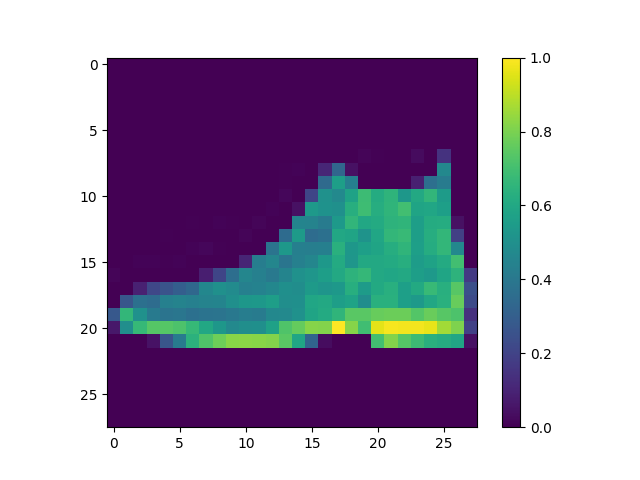
#> input picture output.png, 640 x 480 px
$ python convolution_pooling.py
#> lines starting #> are read from the running program, lines starting #| are printed output that depends on the picture
import cv2
import numpy as np
import matplotlib.pyplot as plt

# -------------------------
# LOAD IMAGE (grayscale)
# -------------------------

i = cv2.imread("output.png", 0)
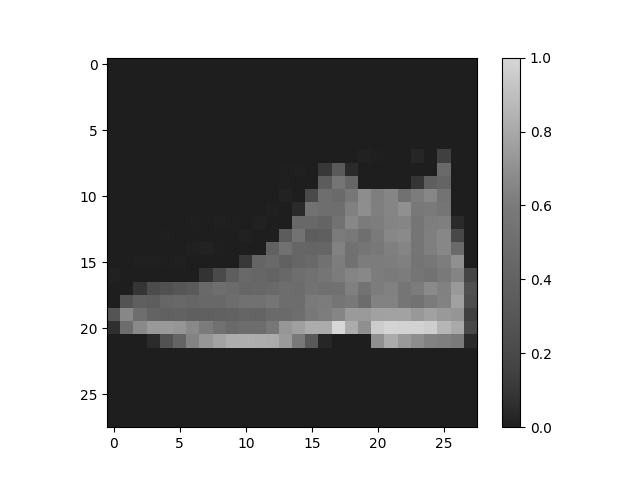
#> i: shape (480, 640); min 0, max 255, mean 162.2

if i is None:
    print("Image not found. Make sure output.png exists in this folder.")
    exit()

# Resize small 28x28 image for better visualization
i = cv2.resize(i, (256, 256))
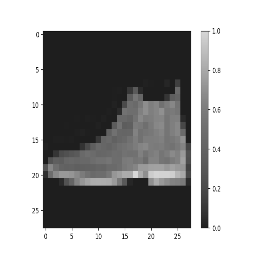
#> i: shape (256, 256); min 11, max 255, mean 163

# Convert to signed integer to avoid overflow during convolution
i = i.astype(np.int32)
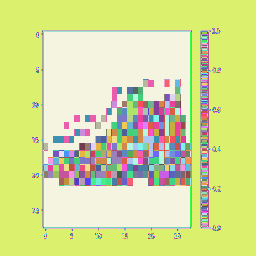
#> i: shape (256, 256) int32; 233 distinct labels, from 11 to 255; one colour per label, 0 black

print("Image shape:", i.shape)
#| Image shape: (256, 256)

# -------------------------
# COPY IMAGE
# -------------------------

i_transformed = np.copy(i)
size_x = i_transformed.shape[0]
#> size_x = 256
size_y = i_transformed.shape[1]
#> size_y = 256

# -------------------------
# CONVOLUTION FILTER
# -------------------------

# Vertical edge detection filter
filter = [[-1, 0, 1],
          [-2, 0, 2],
          [-1, 0, 1]]

weight = 1

# Apply convolution
for x in range(1, size_x - 1):
    for y in range(1, size_y - 1):

        output_pixel = 0

        output_pixel += i[x-1, y-1] * filter[0][0]
        output_pixel += i[x,   y-1] * filter[0][1]
        output_pixel += i[x+1, y-1] * filter[0][2]
        output_pixel += i[x-1, y]   * filter[1][0]
        output_pixel += i[x,   y]   * filter[1][1]
        output_pixel += i[x+1, y]   * filter[1][2]
        output_pixel += i[x-1, y+1] * filter[2][0]
        output_pixel += i[x,   y+1] * filter[2][1]
        output_pixel += i[x+1, y+1] * filter[2][2]

        output_pixel *= weight

        # Clamp result between 0–255
        output_pixel = max(0, min(255, output_pixel))

        i_transformed[x, y] = output_pixel
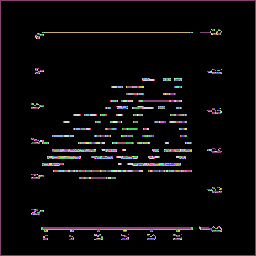
#> i_transformed: shape (256, 256) int32; 248 distinct labels, from 0 to 255; one colour per label, 0 black

# -------------------------
# MAX POOLING (2x2)
# -------------------------

new_x = size_x // 2
#> new_x = 128
new_y = size_y // 2
#> new_y = 128

newImage = np.zeros((new_x, new_y), dtype=np.int32)

for x in range(0, size_x - 1, 2):
    for y in range(0, size_y - 1, 2):

        pixels = [
            i_transformed[x, y],
            i_transformed[x+1, y],
            i_transformed[x, y+1],
            i_transformed[x+1, y+1]
        ]

        newImage[x // 2, y // 2] = max(pixels)
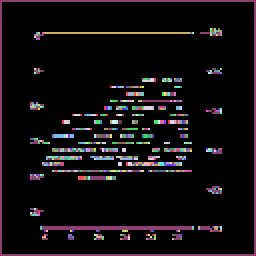
#> newImage: shape (128, 128) int32 (shown 2 times larger); 201 distinct labels, from 0 to 255; one colour per label, 0 black

# -------------------------
# DISPLAY RESULTS
# -------------------------

plt.figure(figsize=(15, 5))

plt.subplot(1, 3, 1)
plt.imshow(i, cmap='gray')
plt.title("Original Image")
plt.axis('off')

plt.subplot(1, 3, 2)
plt.imshow(i_transformed, cmap='gray')
plt.title("After Convolution")
plt.axis('off')

plt.subplot(1, 3, 3)
plt.imshow(newImage, cmap='gray')
plt.title("After Max Pooling")
plt.axis('off')

plt.tight_layout()
plt.show()
